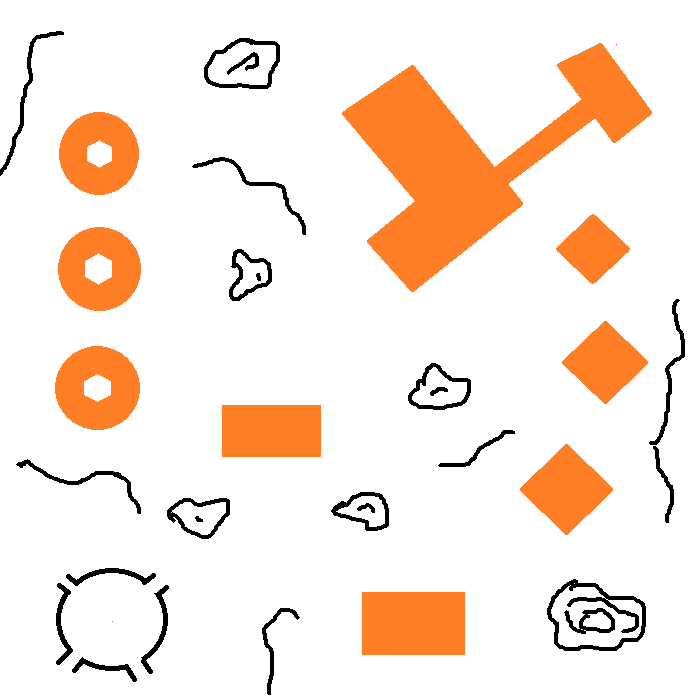
#> input picture map.png, 700 x 700 px
$ jupyter execute --allow-errors SGA2.ipynb   (shell and % lines are left out)   (older library calls are emulated)
#> lines starting #> are read from the running program, lines starting #| are printed output that depends on the picture
[cell 1]
import numpy as np
import matplotlib.pyplot as plt
import numexpr as ne
from scipy import misc
from PIL import Image
from itertools import product, chain
import networkx as nx
import pandas as pd
from heapq import heappush, heappop
import collections

The _objective_ is to find a $path$ through a radioactive $\textbf{wasteland}$.

#> (a cell that did not finish here is left out)

[cell 3]
ne.set_num_threads(4)
#> (this line was passed over: numexpr is not available in this run)
ne.set_vml_num_threads(4)
#> (this line was passed over: numexpr is not available in this run)
ne.detect_number_of_cores()
#> (this line was passed over: numexpr is not available in this run)
ne.set_vml_accuracy_mode('fast')
#> (this line was passed over: numexpr is not available in this run)

[cell 4]
def read_map(file):
    # white — 255; black — 0; red — 91; green — 122; orange — 155
#> called with file = './map.png'
    return misc.imread(file, mode='L')
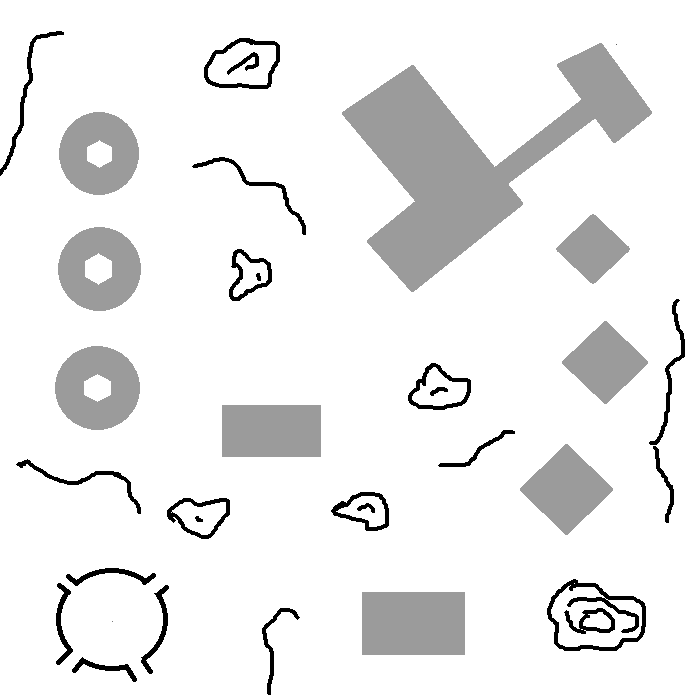
#> returned value: shape (700, 700); min 0, max 255, mean 235.9

def save_radiation(filename, radiation):
    np.save(filename, radiation)

def load_radiation(filename):
    return np.load(filename)

[cell 5]
def metric(x, y, i, j):
    return ne.evaluate("sqrt((x - i)**2 + (y - j)**2)")

def radiation(x):
    return ne.evaluate("10**5 / (x ** 2)")

def dose(x, y):
    return lambda i,j: radiation(metric(x, y, i, j))

def generate_radiation(x, y, size=700):
    return np.fromfunction(dose(x, y), (size, size))

[cell 6]
map = read_map(r'./map.png')
radiation_cells = np.array(list(zip(*np.where(map == 155))))
#> radiation_cells = 63825 pairs, first value 43 to 654, second value 55 to 651
obstacle_cells = np.array(list(zip(*np.where(map == 0))))
#> obstacle_cells = 11622 pairs, first value 31 to 694, second value 0 to 684
#> (the rest of this cell did not finish here and is left out)

#> (a cell that did not finish here is left out)
